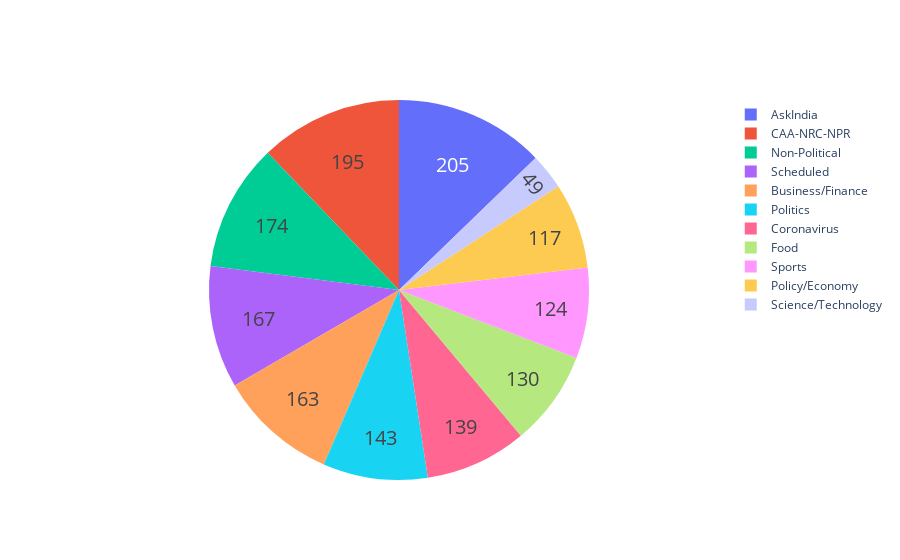

Source (notebook cell):
### Code cell
# Let's do some more charts
# Don't worry Plotly got it covered :)
# We will plot distribution of Flairs based on "No of Comments"
fig = go.Figure(data=[go.Pie(labels=data_df['flair'].unique(),
                             values=data_df.groupby('comms_num').count()['id'])])
fig.update_traces(hoverinfo='label+value', textinfo='value', textfont_size=20,
                  marker=dict(line=dict(width=0)))
fig.show()

### Figure 1 — Plotly figure (JSON) as saved in the notebook; plotly's stock layout.template omitted (floating-point values rounded to 4 significant figures)
{"data": [{"hoverinfo": "label+value", "labels": ["Non-Political", "Coronavirus", "CAA-NRC-NPR", "Scheduled", "AskIndia", "Business/Finance", "Politics", "Policy/Economy", "Food", "Sports", "Science/Technology"], "marker": {"line": {"width": 0}}, "textfont": {"size": 20}, "textinfo": "value", "type": "pie", "values": [174, 139, 195, 167, 205, 163, 143, 117, 130, 124, 49, 70, 69, 34, 45, 59, 44, 22, 33, 67, 33, 66, 55, 34, 41, 3, 1, 54, 23, 11, 12, 1, 4, 1, 2, 3, 23, 1, 1, 12, 13, 3, 12, 11, 3, 11, 33, 1, 11, 15, 1, 2, 22, 16, 11, 3, 1, 1, 4, 1, 1, 11, 11, 1, 1, 6, 1, 2, 11, 11, 11, 11]}], "layout": {}}
